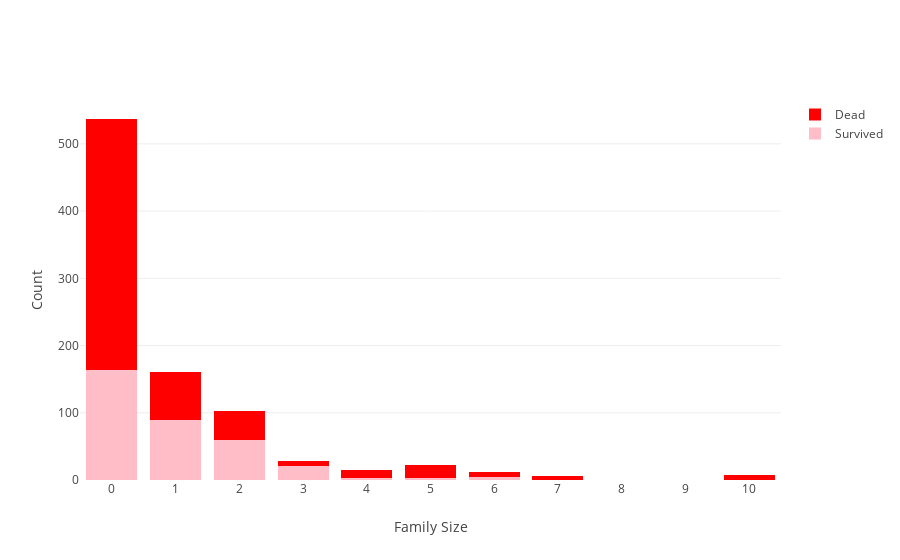

Here is the notebook cell this chart was saved with:
### Markdown cell above
```
combine.drop(["Parch","SibSp"], axis=1, inplace=True)
# equal to
combine = combine.drop(["Parch","SibSp"], axis=1)```
Let’s plot the training data, to help us understand how it may relate to survival and dead,

### Code cell
trace1 = go.Bar(
    x=train[train['Survived']==1][['Family', 'Survived']].groupby(['Family']).size().index,
    y=train[train['Survived']==1][['Family', 'Survived']].groupby(['Family']).size(),
    name='Survived',
    marker = dict(
        color = 'rgba(255, 182, 193, .9)',
    )
)
trace2 = go.Bar(
    x=train[train['Survived']==0][['Family', 'Survived']].groupby(['Family']).size().index,
    y=train[train['Survived']==0][['Family', 'Survived']].groupby(['Family']).size(),
    name='Dead',
    marker = dict(
        color = 'rgb(255, 0, 0)',
    )
)

data = [trace1, trace2]
layout = go.Layout(
    barmode='stack',
    yaxis = dict(zeroline = False, title='Count'),
    xaxis = dict(zeroline = False, title='Family Size',dtick=1)
)
fig = go.Figure(data=data, layout=layout)
plotly.offline.iplot(fig, filename='stacked-bar')

### Figure 1 — Plotly figure (JSON) as saved in the notebook; plotly's stock layout.template omitted (floating-point values rounded to 4 significant figures)
{"data": [{"marker": {"color": "rgba(255, 182, 193, .9)"}, "name": "Survived", "type": "bar", "x": [0, 1, 2, 3, 4, 5, 6], "y": [163, 89, 59, 21, 3, 3, 4]}, {"marker": {"color": "rgb(255, 0, 0)"}, "name": "Dead", "type": "bar", "x": [0, 1, 2, 3, 4, 5, 6, 7, 10], "y": [374, 72, 43, 8, 12, 19, 8, 6, 7]}], "layout": {"barmode": "stack", "xaxis": {"dtick": 1, "title": "Family Size", "zeroline": false}, "yaxis": {"title": "Count", "zeroline": false}}}
